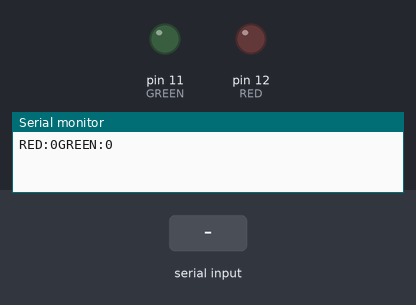
This sketch was run on a simulated Arduino Uno, built with avr-gcc and run on an emulated ATmega328P. Shown: output pins drawn as LEDs (lit = HIGH), the last lines printed to the serial monitor. The test bench sets the inputs (shaded band).

Above: at 1.2 s.
1.3 s: "RED" received over Serial
At 3.0 s:
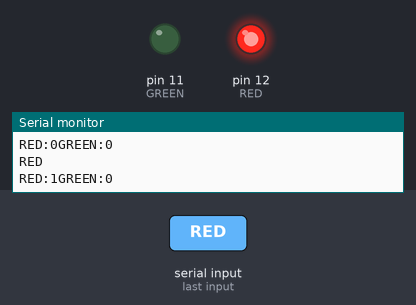
3.8 s: "GREEN" received over Serial
At 6.2 s:
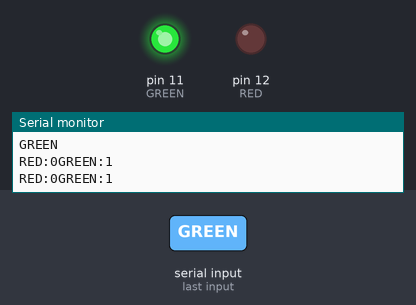
Timing chart, 0 to 7.7 s (numbered marks = the images above; inputs shaded):
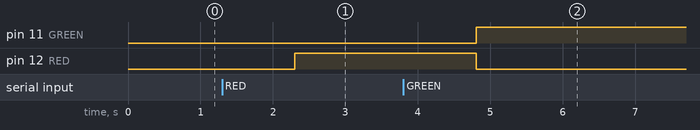

The sketch:

04-leitura-serial.ino
```cpp
#define RED 12
#define GREEN 11

void setup() {
  pinMode(RED, OUTPUT);
  pinMode(GREEN, OUTPUT);
  Serial.begin(9600);
}

int vRed = LOW;
int vGreen = LOW;

void loop() {
  String value = Serial.readString();
  Serial.println(value);
  if (value == "RED") {
    vRed = HIGH;
    vGreen = LOW;
  }  else if (value == "GREEN") {
    vRed = LOW;
    vGreen = HIGH;
  }
  Serial.print("RED:");
  Serial.print(vRed);
  Serial.print("GREEN:");
  Serial.print(vGreen);
  Serial.println();

  digitalWrite(RED, vRed);
  digitalWrite(GREEN, vGreen);
}
```

Measured:
- after the input at 1.3 s, pin 12 (RED): LOW → HIGH after 1.0 s
- after the input at 3.8 s, pin 11 (GREEN): LOW → HIGH after 1.0 s; pin 12 (RED): HIGH → LOW after 1.0 s
